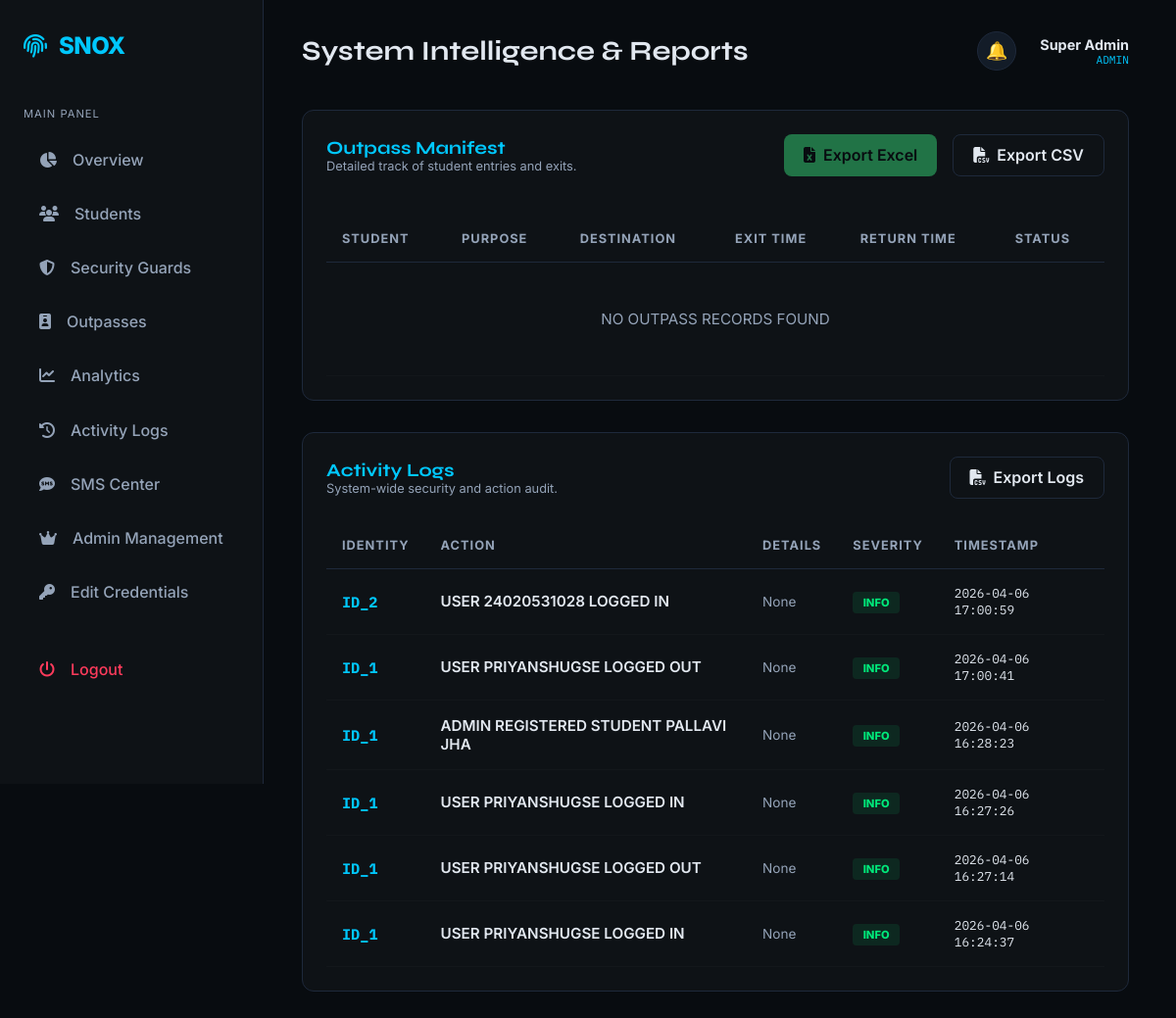
The page /admin/reports (signed in) on the database its author committed.
### models/user.py (models this page shows, shortened)
class User(db.Model, UserMixin):
    __tablename__ = 'users'
    id = db.Column(db.Integer, primary_key=True)
    username = db.Column(db.String(80), unique=True, nullable=False)
    email = db.Column(db.String(120), unique=True)
    password_hash = db.Column(db.String(128), nullable=False)
    role = db.Column(db.String(20), nullable=False)  # admin | guard | student
    name = db.Column(db.String(100), nullable=False)
    student_id = db.Column(db.String(50), unique=True)
    phone = db.Column(db.String(15))
    parent_phone = db.Column(db.String(15))
    department = db.Column(db.String(200))
    year = db.Column(db.Integer)
    hostel_room = db.Column(db.String(20))
    face_encoded = db.Column(db.Text)          # JSON string of encoding
    face_image = db.Column(db.String(200))     # Full path to encoded photo
    photo_path = db.Column(db.String(200))     # Path to stored photo
    id_card_photo = db.Column(db.String(200))  # Path to ID card scan
    is_blacklisted = db.Column(db.Boolean, default=False)
    violations = db.Column(db.Integer, default=0)
    is_active = db.Column(db.Boolean, default=True)
    created_at = db.Column(db.DateTime, default=datetime.utcnow)

### models/log.py (models this page shows)
class ActivityLog(db.Model):
    __tablename__ = 'activity_logs'
    id = db.Column(db.Integer, primary_key=True)
    user_id = db.Column(db.Integer, db.ForeignKey('users.id'))
    action = db.Column(db.String(200), nullable=False)
    description = db.Column(db.Text)
    ip_address = db.Column(db.String(45))
    severity = db.Column(db.String(20), default='info')  # info|warning|critical
    timestamp = db.Column(db.DateTime, default=datetime.utcnow)

### routes/admin.py (the view)
@admin_bp.route('/reports')
@login_required
@admin_required
def reports():
    all_logs = ActivityLog.query.order_by(ActivityLog.timestamp.desc()).all()
    all_outpasses = Outpass.query.order_by(Outpass.created_at.desc()).all()
    return render_template('admin/reports.html', logs=all_logs, outpasses=all_outpasses)

### routes/admin.py (called while the page is built)
def admin_required(f):
    @wraps(f)
    def decorated_function(*args, **kwargs):
        if not current_user.is_authenticated or current_user.role != 'admin':
            flash('Admin access required', 'danger')
            return redirect(url_for('auth.login'))
        return f(*args, **kwargs)
    return decorated_function

### templates/admin/reports.html
{% extends "base.html" %}
{% block page_title %}System Intelligence & Reports{% endblock %}
{% block content %}
<div class="card" style="margin-bottom: 2rem;">
    <div style="display: flex; justify-content: space-between; align-items: center;">
        <div>
            <h3 style="margin: 0; color: var(--accent);">Outpass Manifest</h3>
            <p style="font-size: 0.8rem; color: var(--text-muted);">Detailed track of student entries and exits.</p>
        </div>
        <div style="display: flex; gap: 1rem;">
            <a href="{{ url_for('admin.export', type='outpasses', format='excel') }}" class="btn btn-primary" style="background: #217346; border: none;">
                <i class="fas fa-file-excel"></i> Export Excel
            </a>
            <a href="{{ url_for('admin.export', type='outpasses', format='csv') }}" class="btn btn-ghost">
                <i class="fas fa-file-csv"></i> Export CSV
            </a>
        </div>
    </div>
    <div style="margin-top: 1.5rem; overflow-x: auto;">
        <table>
            <thead>
                <tr>
                    <th>Student</th>
                    <th>Purpose</th>
                    <th>Destination</th>
                    <th>Exit Time</th>
                    <th>Return Time</th>
                    <th>Status</th>
                </tr>
            </thead>
            <tbody>
                {% for op in outpasses %}
                <tr>
                    <td>
                        <div style="font-weight: 600;">{{ op.student.name if op.student else 'Unknown' }}</div>
                        <div class="mono" style="font-size: 0.75rem; color: var(--text-muted);">{{ op.student.student_id if op.student else 'N/A' }}</div>
                    </td>
                    <td style="font-size: 0.85rem;">{{ op.purpose }}</td>
                    <td style="font-size: 0.85rem;">{{ op.destination }}</td>
                    <td class="mono" style="font-size: 0.8rem;">
                        {{ op.exit_time.strftime('%b %d, %H:%M') if op.exit_time else '---' }}
                    </td>
                    <td class="mono" style="font-size: 0.8rem;">
                        {{ op.return_time.strftime('%b %d, %H:%M') if op.return_time else '---' }}
                    </td>
                    <td>
                        <span class="st-badge st-{{ op.status }}">
                            {{ op.status | upper }}
                        </span>
                    </td>
                </tr>
                {% else %}
                <tr>
                    <td colspan="6" style="text-align: center; color: var(--text-muted); padding: 3rem;">NO OUTPASS RECORDS FOUND</td>
                </tr>
                {% endfor %}
            </tbody>
        </table>
    </div>
</div>
<div class="card">
    <div style="display: flex; justify-content: space-between; align-items: center; margin-bottom: 1.5rem;">
        <div>
            <h3 style="margin: 0; color: var(--accent);">Activity Logs</h3>
            <p style="font-size: 0.8rem; color: var(--text-muted);">System-wide security and action audit.</p>
        </div>
        <a href="{{ url_for('admin.export', type='logs', format='csv') }}" class="btn btn-ghost">
            <i class="fas fa-file-csv"></i> Export Logs
        </a>
    </div>
    <table>
        <thead>
            <tr>
                <th>Identity</th>
                <th>Action</th>
                <th>Details</th>
                <th>Severity</th>
                <th>Timestamp</th>
            </tr>
        </thead>
        <tbody>
            {% for l in logs %}
            <tr>
                <td class="mono" style="font-weight: 700; color: var(--accent);">ID_{{ l.user_id if l.user_id else 'SYS' }}</td>
                <td style="font-weight: 600;">{{ l.action | upper }}</td>
                <td style="font-size: 0.85rem; color: var(--text-muted);">{{ l.description }}</td>
                <td>
                    {% if l.severity == 'critical' %}
                        <span class="st-badge st-expired">CRITICAL</span>
                    {% elif l.severity == 'warning' %}
                        <span class="st-badge st-pending">WARNING</span>
                    {% else %}
                        <span class="st-badge st-approved">INFO</span>
                    {% endif %}
                </td>
                <td class="mono" style="font-size: 0.8rem;">{{ l.timestamp.strftime('%Y-%m-%d %H:%M:%S') }}</td>
            </tr>
            {% else %}
            <tr>
                <td colspan="5" style="text-align: center; color: var(--text-muted); font-size: 0.85rem; padding: 3rem;">LOGS EMPTY</td>
            </tr>
            {% endfor %}
        </tbody>
    </table>
</div>
{% endblock %}

### templates/base.html (shortened to what this page needs)
<!DOCTYPE html>
<html lang="en">
<head>
    <link rel="stylesheet" href="https://cdnjs.cloudflare.com/ajax/libs/font-awesome/6.4.0/css/all.min.css">
</head>
<body>
    {% if current_user.is_authenticated %}
    <aside>
        <a href="/" class="logo">
            <i class="fas fa-fingerprint"></i>
            <span>SNOX</span>
        </a>
        <div class="nav-section">
            <p style="font-size: 0.7rem; text-transform: uppercase; color: var(--text-muted); margin-bottom: 1rem; letter-spacing: 1px;">Main Panel</p>
            {% if current_user.role == 'admin' %}
                <a href="{{ url_for('admin.dashboard') }}" class="nav-link"><i class="fas fa-chart-pie"></i> Overview</a>
                <a href="{{ url_for('admin.students') }}" class="nav-link"><i class="fas fa-users"></i> Students</a>
                <a href="{{ url_for('admin.guards') }}" class="nav-link"><i class="fas fa-shield-halved"></i> Security Guards</a>
                <a href="{{ url_for('admin.outpasses') }}" class="nav-link"><i class="fas fa-id-badge"></i> Outpasses</a>
                <a href="{{ url_for('admin.analytics') }}" class="nav-link"><i class="fas fa-chart-line"></i> Analytics</a>
                <a href="{{ url_for('admin.reports') }}" class="nav-link"><i class="fas fa-history"></i> Activity Logs</a>
                <a href="{{ url_for('admin.sms_test') }}" class="nav-link"><i class="fas fa-sms"></i> SMS Center</a>
                <a href="{{ url_for('admin.manage_admins') }}" class="nav-link"><i class="fas fa-crown"></i> Admin Management</a>
            {% elif current_user.role == 'guard' %}
                <a href="{{ url_for('guard.dashboard') }}" class="nav-link"><i class="fas fa-desktop"></i> Terminal</a>
                <a href="{{ url_for('guard.scan') }}" class="nav-link"><i class="fas fa-video"></i> Live Scanner</a>
            {% else %}
                <a href="{{ url_for('student.dashboard') }}" class="nav-link"><i class="fas fa-home"></i> Dashboard</a>
                <a href="{{ url_for('student.request_outpass') }}" class="nav-link"><i class="fas fa-paper-plane"></i> New Request</a>
            {% endif %}
            <a href="{{ url_for('auth.change_password') }}" class="nav-link"><i class="fas fa-key"></i> Edit Credentials</a>
            <a href="{{ url_for('auth.logout') }}" class="nav-link" style="margin-top: 2rem; color: var(--danger);"><i class="fas fa-power-off"></i> Logout</a>
        </div>
    </aside>
    {% endif %}
    <main style="{% if not current_user.is_authenticated %}margin-left: 0;{% endif %}">
        {% if current_user.is_authenticated %}
        <div class="top-bar">
            <h1 style="font-size: 1.75rem;">{% block page_title %}{% endblock %}</h1>
            <div style="display: flex; align-items: center; gap: 1.5rem;">
                {% if current_user.role == 'admin' %}
                <div class="nb-wrap" id="nb-wrap">
                  <button class="nb-btn" onclick="nbToggle()">🔔
                  </button>
                </div>
                {% else %}
                <a href="#" class="notification-bell">
                    <i class="fas fa-bell"></i>
                    <span id="notif-badge" class="badge">0</span>
                </a>
                {% endif %}
                <div style="text-align: right;">
                    <p style="font-weight: 700; font-size: 0.9rem;">{{ current_user.name }}</p>
                    <p class="mono" style="font-size: 0.7rem; color: var(--accent); text-transform: uppercase;">{{ current_user.role }}</p>
                </div>
            </div>
        </div>
        {% endif %}
        {% block content %}{% endblock %}
    </main>
</body>
</html>

### rows shown on the page
User: name "Super Admin", role "ADMIN"
ActivityLog: user "2", action "USER 24020531028 LOGGED IN", description "None", severity "INFO", timestamp "2026-04-06 17:00:59"
ActivityLog: user "1", action "USER PRIYANSHUGSE LOGGED OUT", description "None", severity "INFO", timestamp "2026-04-06 17:00:41"
ActivityLog: user "1", action "ADMIN REGISTERED STUDENT PALLAVI JHA", description "None", severity "INFO", timestamp "2026-04-06 16:28:23"
ActivityLog: user "1", action "USER PRIYANSHUGSE LOGGED IN", description "None", severity "INFO", timestamp "2026-04-06 16:27:26"
ActivityLog: user "1", action "USER PRIYANSHUGSE LOGGED OUT", description "None", severity "INFO", timestamp "2026-04-06 16:27:14"
ActivityLog: user "1", action "USER PRIYANSHUGSE LOGGED IN", description "None", severity "INFO", timestamp "2026-04-06 16:24:37"
